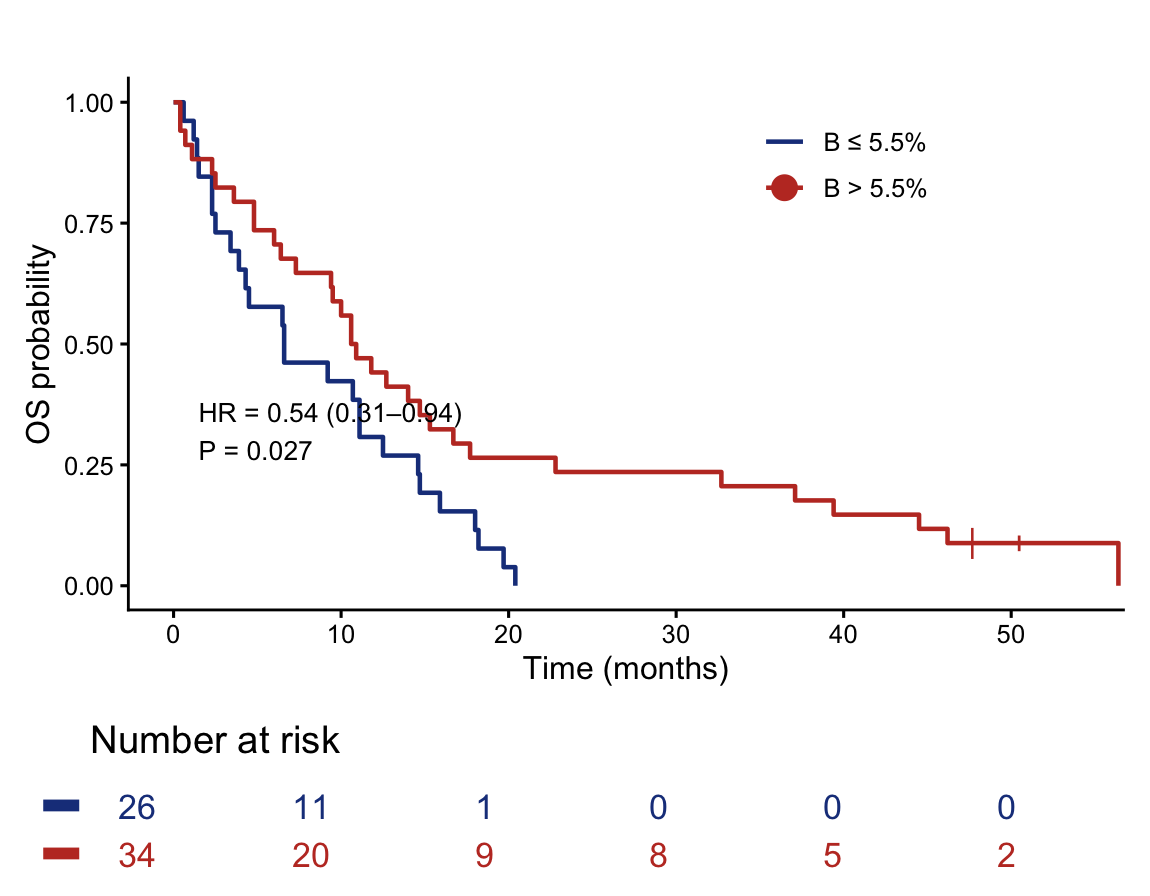

Here is the R script that generated this plot:
# =============================================================================
# Cohort 11 — Kaplan-Meier Overall Survival by B-cell Threshold
# Reproducing Figure 4E: Chang et al. (2025), Annals of Oncology
# DOI: https://doi.org/10.1016/j.annonc.2024.09.014
#
# Stratification: B-cell abundance ≤ 5.5% vs > 5.5% of PBMCs
# Outcome:        Overall survival (OS)
# Statistics:     Log-rank test + Cox proportional hazards HR
# =============================================================================

library(readxl)
library(survival)
library(survminer)

# -----------------------------------------------------------------------------
# 1. Load data
# -----------------------------------------------------------------------------

df <- read_excel(
  "Data_of_in-house_cohorts.xlsx",
  sheet = "Cohort11",
  skip  = 1        # skip merged top-header row
)

# Inspect column names — adjust if your read produces different strings
head(df)
colnames(df)

# -----------------------------------------------------------------------------
# 2. Compute B-cell abundance
#    Definition: B cells / (Lymphocytes + Monocytes) * 100
# -----------------------------------------------------------------------------

df$B_cell_abundance <- df[["Flow B Cells Count"]] /
  (df[["Flow Lymphocytes Count"]] + df[["Flow Monocytes Count"]]) * 100

# -----------------------------------------------------------------------------
# 3. Stratify by 5.5% threshold (external cutoff from paper, derived Cohort 7)
# -----------------------------------------------------------------------------

df$B_group <- ifelse(df$B_cell_abundance > 5.5, "B > 5.5%", "B \u2264 5.5%")
df$B_group <- factor(df$B_group, levels = c("B \u2264 5.5%", "B > 5.5%"))

# Verify group sizes — expected: 26 (≤5.5%) and 34 (>5.5%)
table(df$B_group)

# -----------------------------------------------------------------------------
# 4. Build survival object
# -----------------------------------------------------------------------------

# OS status: 1 = event (death), 0 = censored
surv_obj <- Surv(
  time  = df[["OS months"]],
  event = df[["OS status"]]
)

# -----------------------------------------------------------------------------
# 5. Log-rank test
# -----------------------------------------------------------------------------

logrank_fit <- survdiff(surv_obj ~ B_group, data = df)
p_val       <- 1 - pchisq(logrank_fit$chisq, df = 1)
cat("Log-rank p-value:", round(p_val, 3), "\n")
# Expected: ~0.030

# -----------------------------------------------------------------------------
# 6. Cox proportional hazards — HR with 95% CI
# -----------------------------------------------------------------------------

cox_fit <- coxph(surv_obj ~ B_group, data = df)
summary(cox_fit)

HR    <- exp(coef(cox_fit))
HR_CI <- exp(confint(cox_fit))
cat(sprintf("HR = %.2f (%.2f\u2013%.2f)\n", HR, HR_CI[1], HR_CI[2]))
# Expected: HR = 0.54 (0.31–0.94)

# -----------------------------------------------------------------------------
# 7. Kaplan-Meier fit
# -----------------------------------------------------------------------------

km_fit <- survfit(surv_obj ~ B_group, data = df)
summary(km_fit, times = c(0, 10, 20, 30, 40, 50))  # Number at risk check

# -----------------------------------------------------------------------------
# 8. Plot — reproducing Figure 4E
# -----------------------------------------------------------------------------

# Annotation string for HR and p-value
hr_label <- sprintf(
  "HR = %.2f (%.2f\u2013%.2f)\nP = %.3f",
  HR, HR_CI[1], HR_CI[2], p_val
)

km_plot <- ggsurvplot(
  km_fit,
  data          = df,
  
  # Lines
  palette       = c("#1C3E8A", "#C0392B"),  # blue = ≤5.5%, red = >5.5%
  size          = 0.8,
  censor.shape  = c("|", "+"),              # match paper symbols
  censor.size   = 4,
  
  # Axes
  xlab          = "Time (months)",
  ylab          = "OS probability",
  xlim          = c(0, 54),
  ylim          = c(0, 1),
  break.x.by    = 10,
  break.y.by    = 0.25,
  
  # Legend
  legend        = c(0.72, 0.88),
  legend.title  = "",
  legend.labs   = c("B \u2264 5.5%", "B > 5.5%"),
  
  # Number at risk table
  risk.table         = TRUE,
  risk.table.col     = "strata",
  risk.table.height  = 0.22,
  risk.table.y.text  = FALSE,    # show colored lines instead of text labels
  tables.theme       = theme_cleantable(),
  
  # Panel label
  title         = "",
  
  # Theme
  ggtheme       = theme_classic(base_size = 12) +
    theme(
      axis.line   = element_line(linewidth = 0.5),
      plot.margin = margin(10, 10, 5, 10)
    ),
  
  # Confidence intervals (set TRUE to show, FALSE to hide as in paper)
  conf.int      = FALSE,
  
  # p-value (use custom annotation below instead for exact formatting)
  pval          = FALSE
)

# Add HR and p-value annotation (matching paper position)
km_plot$plot <- km_plot$plot +
  annotate(
    "text",
    x     = 1.5,
    y     = 0.32,
    label = hr_label,
    hjust = 0,
    size  = 3.5
  ) +
  # Panel label "E"
  annotate(
    "text",
    x      = -1,
    y      = 1.04,
    label  = "E",
    fontface = "bold",
    size   = 5,
    hjust  = 1
  )

# -----------------------------------------------------------------------------
# 9. Save
# -----------------------------------------------------------------------------

# Display in RStudio viewer
print(km_plot)

# Save as PNG (adjust width/height/dpi as needed)
ggsave(
  filename = "cohort11_KM_OS.png",
  plot     = print(km_plot),
  width    = 5.5,
  height   = 5.5,
  dpi      = 300
)

# =============================================================================
# Session info
# =============================================================================
sessionInfo()
